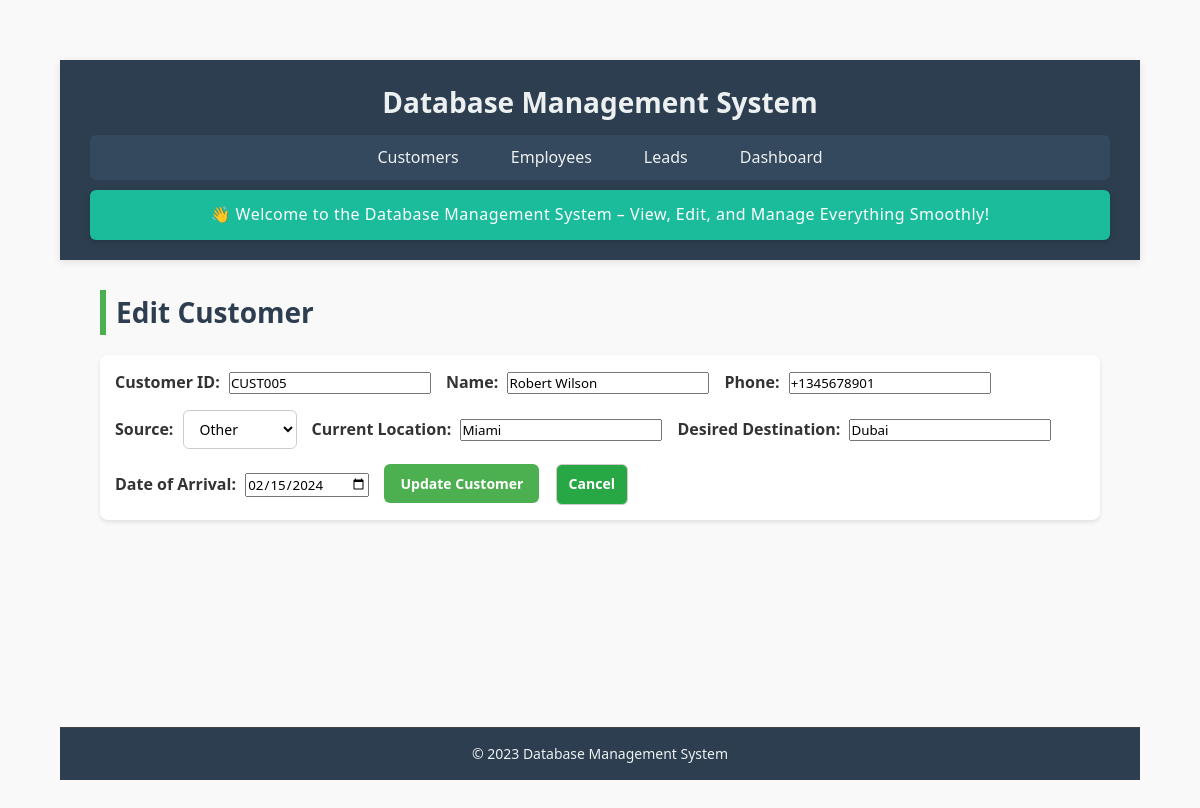
The page /customers/edit/CUST005 on the database as committed earlier.
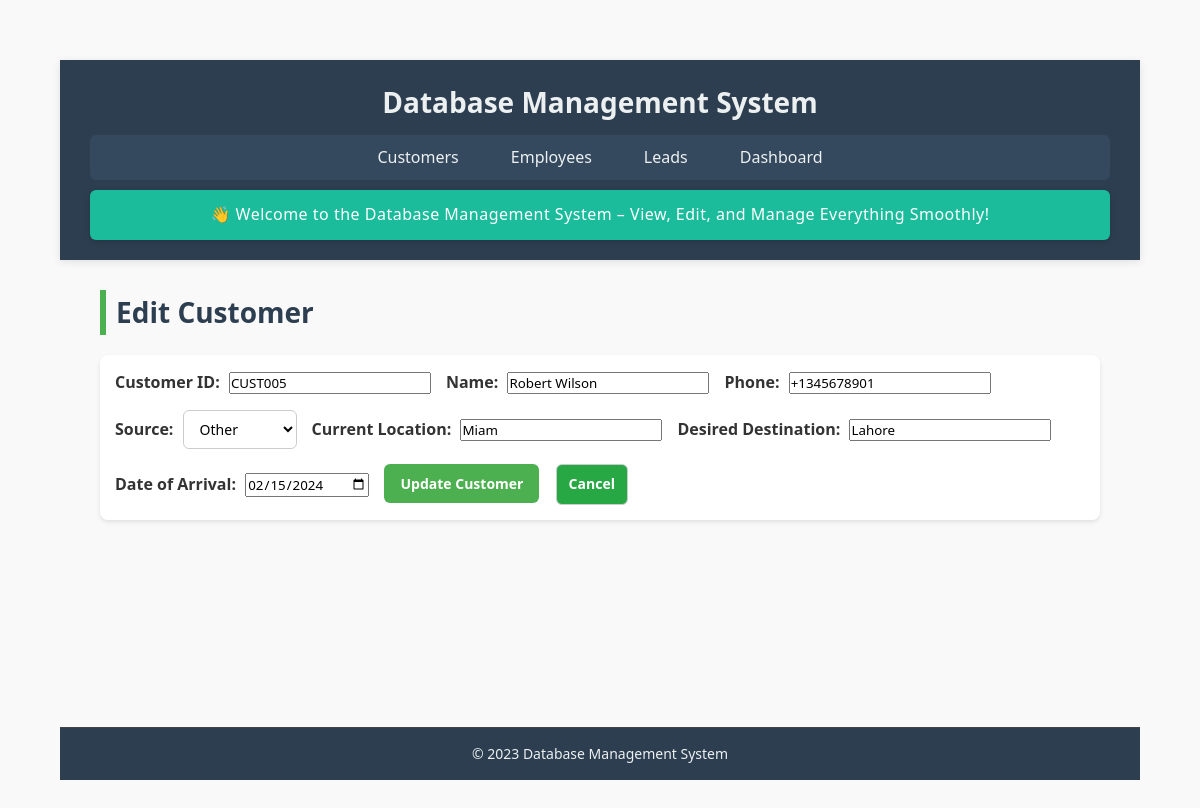
The same page on the database as committed later.
### tables this page shows
CREATE TABLE customers (
    customerId TEXT PRIMARY KEY,
    customerName TEXT NOT NULL,
    phone TEXT NOT NULL,
    source TEXT NOT NULL,
    currentLocation TEXT NOT NULL,
    desiredDestination TEXT NOT NULL,
    dateOfArrival TEXT,
    createdAt TEXT DEFAULT CURRENT_TIMESTAMP,
    updatedAt TEXT DEFAULT CURRENT_TIMESTAMP
);

### app.py (the view, shortened to what this page needs)
@app.route('/customers/edit/<string:customer_id>', methods=['GET', 'POST'])
def edit_customer(customer_id):
    with closing(get_db_connection()) as conn:
        with closing(conn.cursor()) as cursor:
            cursor.execute("SELECT * FROM customers WHERE customerId = ?", (customer_id,))
            customer = cursor.fetchone()
    if not customer:
        flash("Customer not found.", "danger")
        return redirect(url_for('customers'))
    return render_template('edit_customer.html', customer=customer)

### app.py (called while the page is built)
def get_db_connection():
    conn = sqlite3.connect(DATABASE, timeout=10)
    conn.row_factory = sqlite3.Row
    conn.execute("PRAGMA journal_mode=WAL")
    return conn

### templates/edit_customer.html (shortened to what this page needs)
{% extends "base.html" %}
{% block content %}
    <h2>Edit Customer</h2>
    <form method="POST">
        <div class="form-group">
            <label for="customerId">Customer ID:</label>
            <input type="text" id="customerId" name="customerId" value="{{ customer.customerId }}" readonly>
        </div>
        <div class="form-group">
            <label for="customerName">Name:</label>
            <input type="text" id="customerName" name="customerName" value="{{ customer.customerName }}" required>
        </div>
        <div class="form-group">
            <label for="phone">Phone:</label>
            <input type="text" id="phone" name="phone" value="{{ customer.phone }}" required>
        </div>
        <div class="form-group">
            <label for="source">Source:</label>
            <select id="source" name="source" required>
                <option value="Other" {% if customer.source == 'Other' %}selected{% endif %}>Other</option>
            </select>
        </div>
        <div class="form-group">
            <label for="currentLocation">Current Location:</label>
            <input type="text" id="currentLocation" name="currentLocation" value="{{ customer.currentLocation }}" required>
        </div>
        <div class="form-group">
            <label for="desiredDestination">Desired Destination:</label>
            <input type="text" id="desiredDestination" name="desiredDestination" value="{{ customer.desiredDestination }}" required>
        </div>
        <div class="form-group">
            <label for="dateOfArrival">Date of Arrival:</label>
            <input type="date" id="dateOfArrival" name="dateOfArrival" value="{{ customer.dateOfArrival or '' }}">
        </div>
        <div class="form-group">
            <button type="submit" class="btn btn-edit">Update Customer</button>
            <a href="{{ url_for('customers') }}" class="btn btn-clear">Cancel</a>
        </div>
    </form>
{% endblock %}

Rows that differ between the two databases and show on the page:
changed customers "CUST005": currentLocation "Miami" → "Miam"; desiredDestination "Dubai" → "Lahore"
